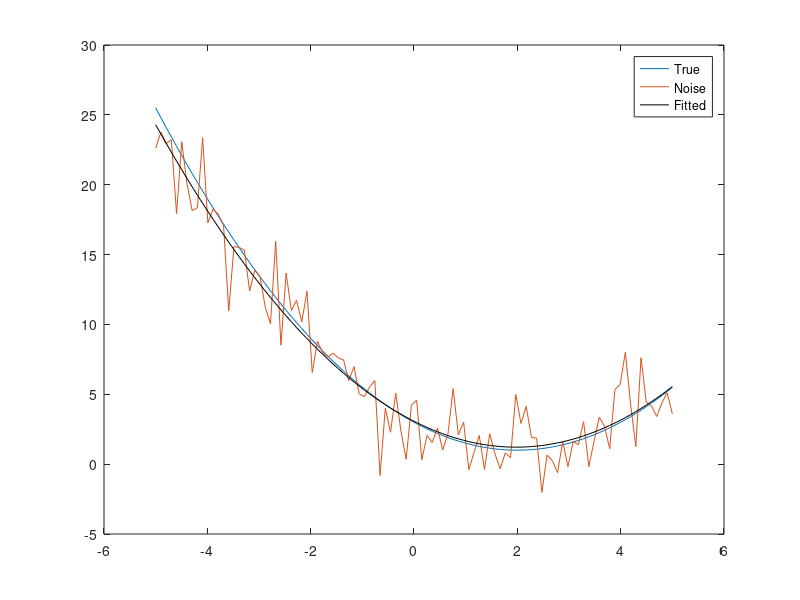

Source code (MATLAB):

clc; clear all; close all;

x = linspace(-5,5, 100);
y_true2 = 0.5*x.^2 - 2*x + 3;   

%=========== Adding a noise 

%=========== Standard normal distributio mean 0 and var 1 with same size as
%=========== x 

y_noise = y_true2 + 2*randn(size(x));


constants_abc = polyfit(x, y_noise, 2)

%======== Passing data and constant to evaluate y 


y_fited_coeffic = polyval(constants_abc , x);






plot(x, y_true2 , x , y_noise, x , y_fited_coeffic,"k")

legend("True","Noise", "Fitted")